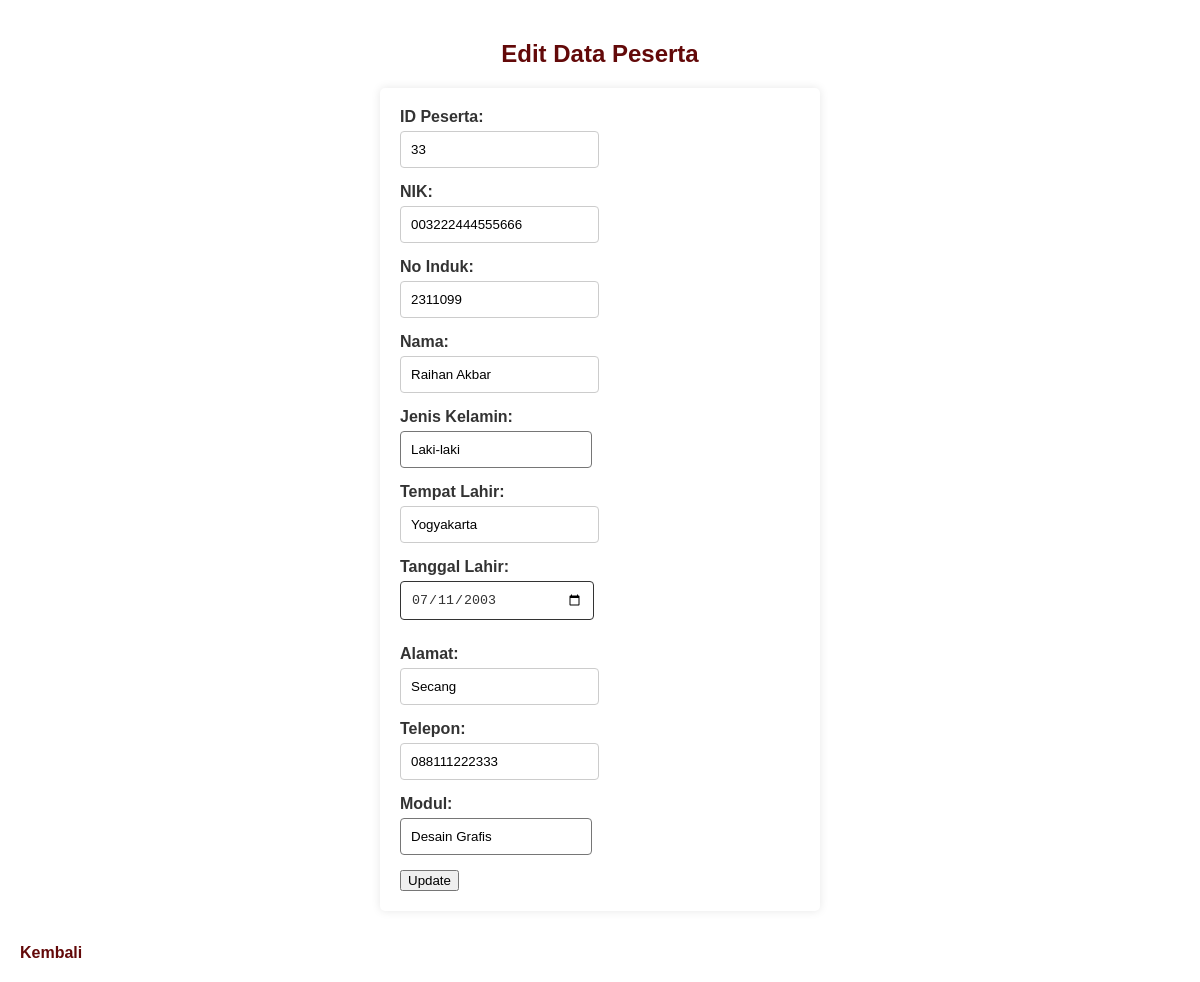
/HALAMAN_LOGIN/form_edit.php?id=33, run on the app's committed database.
### tables this page shows
CREATE TABLE `data_peserta` (
  `id_peserta` int(100) NOT NULL,
  `nik_peserta` varchar(100) NOT NULL,
  `no_induk_peserta` int(100) NOT NULL,
  `nama` varchar(100) NOT NULL,
  `jenis_kelamin` varchar(100) NOT NULL,
  `tempat_lahir` varchar(100) NOT NULL,
  `tanggal_lahir` date NOT NULL,
  `alamat` varchar(100) NOT NULL,
  `no_telp` varchar(100) NOT NULL,
  `modul_pelatihan` enum('Pemrograman','Desain Grafis','Animasi') NOT NULL
);

### HALAMAN_LOGIN/form_edit.php (the view, shortened to what this page needs)
<?php
include "koneksi_data.php";
if (isset($_GET['id'])) {
    $id = $_GET['id'];
    $sql = "SELECT * FROM data_peserta WHERE id_peserta='$id'";
    $result = $koneksi->query($sql);
    $row = $result->fetch_assoc();
} else {
    die("ID tidak ditemukan.");
}
?>
<!DOCTYPE html>
<html lang="en">
<head>
</head>
</head>
<body>
    <h2>Edit Data Peserta</h2>
    <form method="post">
        <label for="id_peserta">ID Peserta:</label>
        <input type="text" name="id_peserta" value="<?php echo htmlspecialchars($row['id_peserta']); ?>" required>
        <label for="nik_peserta">NIK:</label>
        <input type="text" name="nik_peserta" value="<?php echo $row['nik_peserta']; ?>" required>
        <label for="no_induk_peserta">No Induk:</label>
        <input type="text" name="no_induk_peserta" value="<?php echo $row['no_induk_peserta']; ?>" required>
        <label for="nama">Nama:</label>
        <input type="text" name="nama" value="<?php echo $row['nama']; ?>" required>
        <label for="jenis_kelamin">Jenis Kelamin:</label>
        <select name="jenis_kelamin" id="jenis_kelamin" required>
            <option value="Laki-Laki" <?php echo ($row['jenis_kelamin'] == 'Laki-Laki') ? 'selected' : ''; ?>>Laki-laki
            </option>
        </select>
        <label for="tempat_lahir">Tempat Lahir:</label>
        <input type="text" name="tempat_lahir" value="<?php echo $row['tempat_lahir']; ?>" required>
        <label for="tanggal_lahir">Tanggal Lahir:</label>
        <input type="date" name="tanggal_lahir" value="<?php echo htmlspecialchars($row['tanggal_lahir']); ?>" required>
        <label for="alamat">Alamat:</label>
        <input type="text" name="alamat" value="<?php echo $row['alamat']; ?>" required>
        <label for="no_telp">Telepon:</label>
        <input type="text" name="no_telp" value="<?php echo $row['no_telp']; ?>" required>
        <label for="modul_pelatihan">Modul:</label>
        <select name="modul_pelatihan" required>
            <option value="Desain Grafis" <?php echo ($row['modul_pelatihan'] == 'Desain Grafis') ? 'selected' : ''; ?>>
                Desain Grafis</option>
        </select>
        <br>
        <input type="submit" value="Update">
    </form>
    <br>
    <a href="data_peserta.php">Kembali</a>
</body>
</html>

### HALAMAN_LOGIN/form_edit.php (style rules this page uses)
body { font-family: arial, sans-serif; background-color: #ffffff; color: #333; margin: 0; padding: 20px; align-items: center; flex-direction: column; }
h2 { color: #630909; text-align: center; }
form { background: #fff; padding: 20px; border-radius: 5px; box-shadow: 0 0 10px rgba(0, 0, 0, 0.1); max-width: 400px; margin: auto; }
label { display: block; margin-bottom: 8px; font-weight: bold; color: #333; }
input[type="text"] { width: calc(100%-20px); padding: 10px; margin-bottom: 15px; border: 1px solid #ccc; border-radius: 4px; }
label { display: block; margin-bottom: 5px; font-weight: bold; color: #333; }
input[type="date"] { width: 43%; padding: 10px; margin-bottom: 25px; border: 1px solid; border-radius: 4px; background-color: #ffffff; color: #333; }
select { width: calc(48%); padding: 10px; margin-bottom: 15px; border-radius: 4px; background-color: #ffffff; appearance: none; background-repeat: no-repeat; background-position: right 10px center; background-size: 12px; }
select option { padding: 10px; background-color: #ffffff; color: #333; }
a { display: inline-block; margin-top: 15px; text-decoration: none; color: #630909; font-weight: bold; }

### data on the page
data_peserta: id_peserta "33", nik_peserta "003222444555666", no_induk_peserta "2311099", nama "Raihan Akbar", jenis_kelamin "Laki-laki", tempat_lahir "Yogyakarta", tanggal_lahir "07/11/2003", alamat "Secang", no_telp "088111222333", modul_pelatihan "Desain Grafis"
